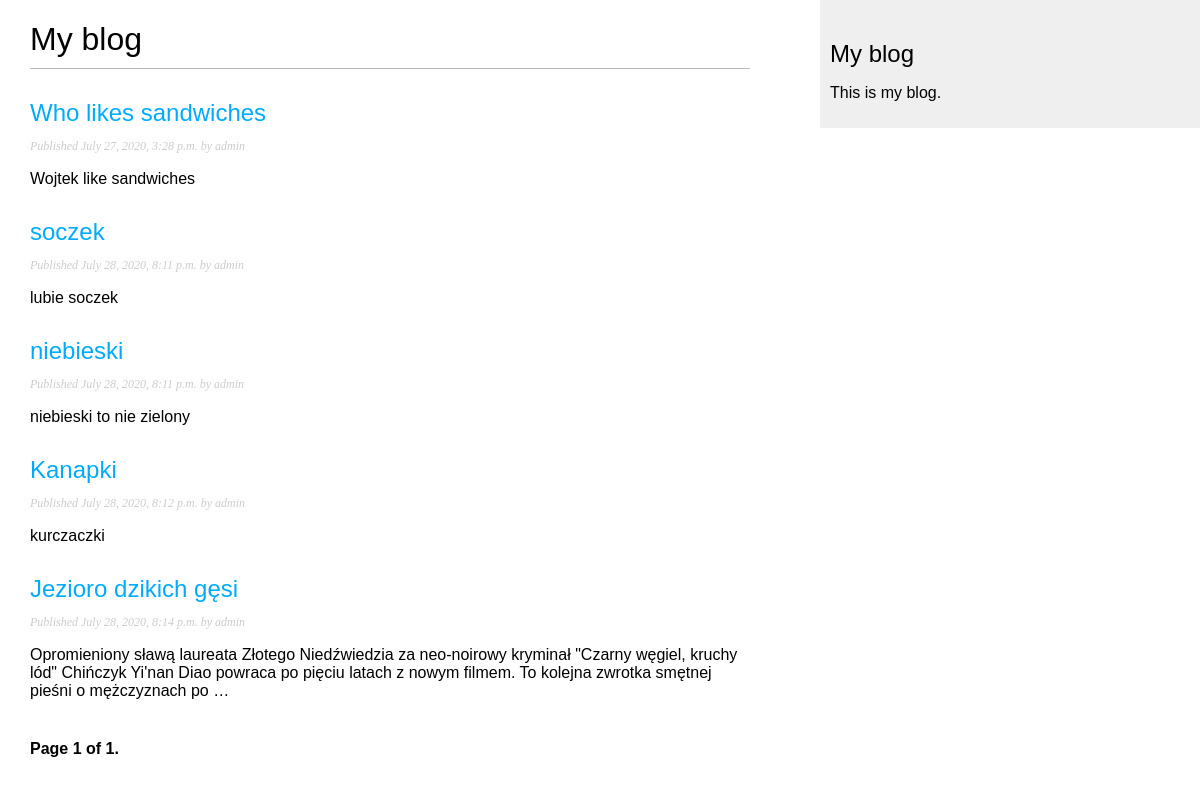
The page /blog/ on the database as committed earlier.
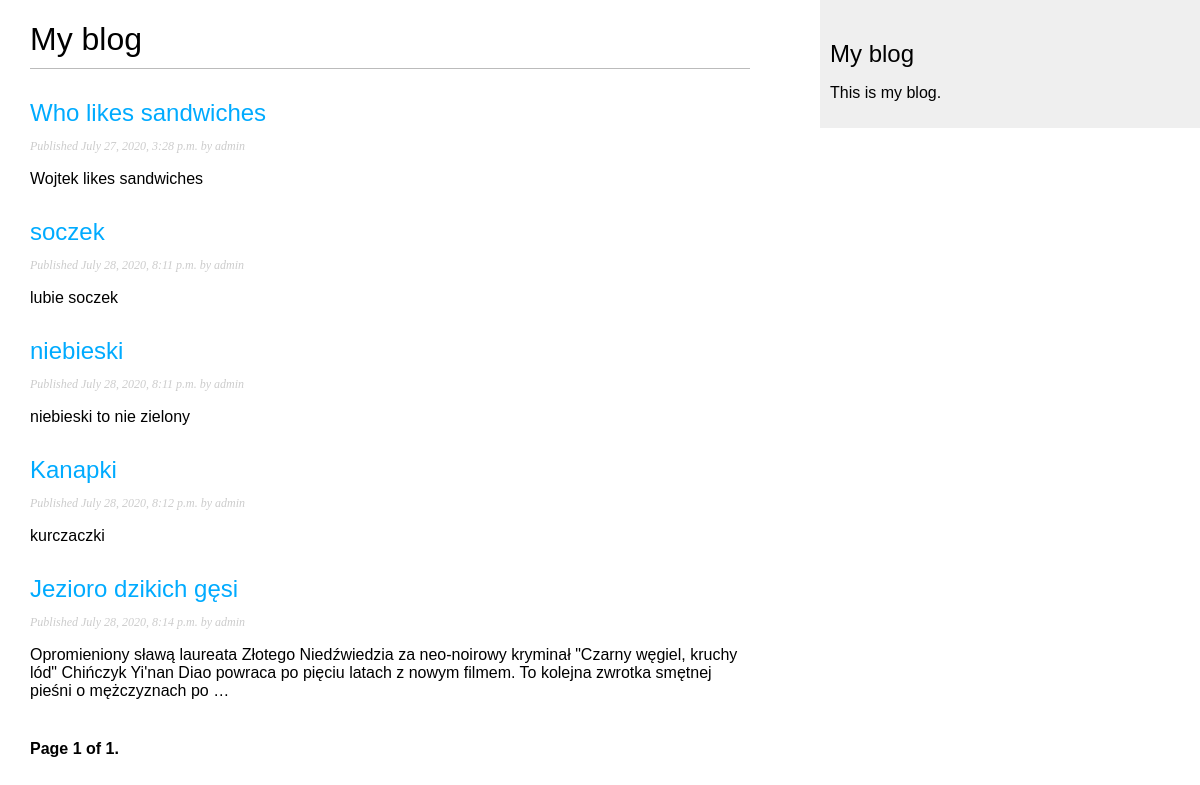
The same page on the database as committed later.
### blog/models.py (models this page shows)
class Post(models.Model):
	STATUS_CHOICES = (
		('draft', 'Draft'),
		('published','Published'),)
	title = models.CharField(max_length=50)
	slug = models.SlugField(max_length=250, unique_for_date="publish")
	author = models.ForeignKey(User, on_delete=models.CASCADE, related_name = 'blog_posts')
	body = models.TextField()
	publish = models.DateTimeField(default=timezone.now)
	created = models.DateTimeField(auto_now_add=True)
	updated = models.DateTimeField(auto_now_add=True)
	status = models.CharField(max_length=10, choices=STATUS_CHOICES, default='draft')
	objects = models.Manager() # The default manager.
	published = PublishedManager() # Our custom manager.
	def get_absolute_url(self):
		return reverse('blog:post_detail',
			args=[self.publish.year,
			self.publish.month,
			self.publish.day,
			self.slug])

### blog/views.py (the view)
# urls.py: path('', views.PostListView.as_view(), name='post_list'),
class PostListView(ListView):  #same view based on class, site view with object list.
    queryset = Post.published.all()
    context_object_name = 'posts'
    paginate_by = 5
    template_name = 'blog/post/list.html'

### blog/templates/blog/post/list.html (shortened to what this page needs)
{% extends "blog/base.html" %}
{% block content %}
		<h1>My blog</h1>
		{% for post in posts %}
			<h2>
				<a href="{{ post.get_absolute_url }}">
				{{ post.title }}
				</a>
			</h2>
			<p class="date">
			Published {{post.publish}} by {{post.author}}
			</p>
			{{ post.body|truncatewords:30|linebreaks }}
		{% endfor %}
	{% include "blog/pagination.html" with page=page_obj %}
{% endblock %}

Rows that differ between the two databases and show on the page:
changed Post "Who likes sandwiches": body "Wojtek like sandwiches" → "Wojtek likes sandwiches"
